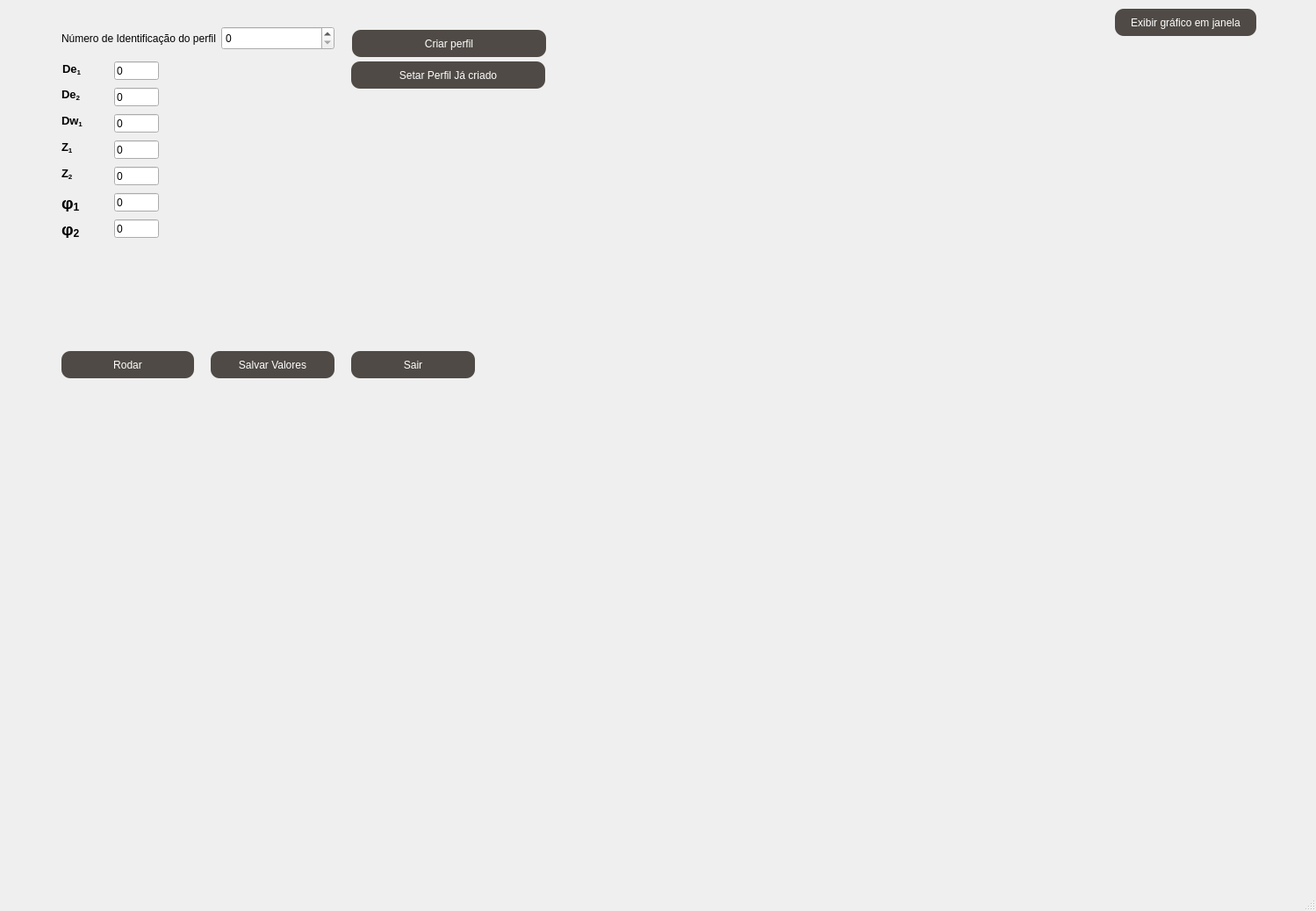
<?xml version="1.0" encoding="UTF-8"?>
<ui version="4.0">
 <class>Interface</class>
 <widget class="QMainWindow" name="Interface">
  <property name="geometry">
   <rect>
    <x>0</x>
    <y>0</y>
    <width>1499</width>
    <height>1038</height>
   </rect>
  </property>
  <property name="windowTitle">
   <string>MainWindow</string>
  </property>
  <widget class="QWidget" name="centralwidget">
   <widget class="QPushButton" name="btn_salvar">
    <property name="geometry">
     <rect>
      <x>240</x>
      <y>400</y>
      <width>141</width>
      <height>31</height>
     </rect>
    </property>
    <property name="sizePolicy">
     <sizepolicy hsizetype="Expanding" vsizetype="Expanding">
      <horstretch>0</horstretch>
      <verstretch>0</verstretch>
     </sizepolicy>
    </property>
    <property name="styleSheet">
     <string notr="true">background-color: rgb(79, 74, 69);
 border-radius: 10px;
 border-color: black;
 color: white;</string>
    </property>
    <property name="text">
     <string>Salvar Valores</string>
    </property>
   </widget>
   <widget class="QPushButton" name="btn_sair">
    <property name="geometry">
     <rect>
      <x>400</x>
      <y>400</y>
      <width>141</width>
      <height>31</height>
     </rect>
    </property>
    <property name="sizePolicy">
     <sizepolicy hsizetype="Expanding" vsizetype="Expanding">
      <horstretch>0</horstretch>
      <verstretch>0</verstretch>
     </sizepolicy>
    </property>
    <property name="styleSheet">
     <string notr="true">background-color: rgb(79, 74, 69);
 border-radius: 10px;
 border-color: black;
 color: white;</string>
    </property>
    <property name="text">
     <string>Sair</string>
    </property>
   </widget>
   <widget class="QPushButton" name="btn_rodar">
    <property name="geometry">
     <rect>
      <x>70</x>
      <y>400</y>
      <width>151</width>
      <height>31</height>
     </rect>
    </property>
    <property name="sizePolicy">
     <sizepolicy hsizetype="Expanding" vsizetype="Expanding">
      <horstretch>0</horstretch>
      <verstretch>0</verstretch>
     </sizepolicy>
    </property>
    <property name="styleSheet">
     <string notr="true">background-color: rgb(79, 74, 69);
 border-radius: 10px;
 border-color: black;
 color: white;</string>
    </property>
    <property name="text">
     <string>Rodar</string>
    </property>
   </widget>
   <widget class="QLabel" name="imagem_fig1">
    <property name="geometry">
     <rect>
      <x>560</x>
      <y>600</y>
      <width>531</width>
      <height>391</height>
     </rect>
    </property>
    <property name="sizePolicy">
     <sizepolicy hsizetype="Expanding" vsizetype="Expanding">
      <horstretch>0</horstretch>
      <verstretch>0</verstretch>
     </sizepolicy>
    </property>
    <property name="toolTip">
     <string>&lt;html&gt;&lt;head/&gt;&lt;body&gt;&lt;p&gt;Rotor Main&lt;/p&gt;&lt;/body&gt;&lt;/html&gt;</string>
    </property>
    <property name="styleSheet">
     <string notr="true"/>
    </property>
    <property name="text">
     <string/>
    </property>
    <property name="pixmap">
     <pixmap>RotorMain.jpg</pixmap>
    </property>
    <property name="scaledContents">
     <bool>true</bool>
    </property>
   </widget>
   <widget class="QWidget" name="layoutWidget">
    <property name="geometry">
     <rect>
      <x>70</x>
      <y>30</y>
      <width>311</width>
      <height>27</height>
     </rect>
    </property>
    <property name="sizePolicy">
     <sizepolicy hsizetype="Expanding" vsizetype="Expanding">
      <horstretch>0</horstretch>
      <verstretch>0</verstretch>
     </sizepolicy>
    </property>
    <layout class="QHBoxLayout" name="horizontalLayout_8">
     <item>
      <widget class="QLabel" name="label_8">
       <property name="sizePolicy">
        <sizepolicy hsizetype="Expanding" vsizetype="Expanding">
         <horstretch>0</horstretch>
         <verstretch>0</verstretch>
        </sizepolicy>
       </property>
       <property name="text">
        <string>Número de Identificação do perfil</string>
       </property>
      </widget>
     </item>
     <item>
      <widget class="QSpinBox" name="numero_perfil_spinBox">
       <property name="sizePolicy">
        <sizepolicy hsizetype="Expanding" vsizetype="Expanding">
         <horstretch>0</horstretch>
         <verstretch>0</verstretch>
        </sizepolicy>
       </property>
       <property name="toolTip">
        <string>&lt;html&gt;&lt;head/&gt;&lt;body&gt;&lt;p&gt;Número de Identificação do perfil&lt;/p&gt;&lt;/body&gt;&lt;/html&gt;</string>
       </property>
      </widget>
     </item>
    </layout>
   </widget>
   <widget class="QLabel" name="label_grafico_matplot">
    <property name="geometry">
     <rect>
      <x>690</x>
      <y>60</y>
      <width>681</width>
      <height>441</height>
     </rect>
    </property>
    <property name="sizePolicy">
     <sizepolicy hsizetype="Expanding" vsizetype="Expanding">
      <horstretch>0</horstretch>
      <verstretch>0</verstretch>
     </sizepolicy>
    </property>
    <property name="text">
     <string/>
    </property>
   </widget>
   <widget class="QWidget" name="toolbar_widget" native="true">
    <property name="geometry">
     <rect>
      <x>680</x>
      <y>10</y>
      <width>751</width>
      <height>41</height>
     </rect>
    </property>
    <property name="sizePolicy">
     <sizepolicy hsizetype="Expanding" vsizetype="Expanding">
      <horstretch>0</horstretch>
      <verstretch>0</verstretch>
     </sizepolicy>
    </property>
    <widget class="QPushButton" name="mostrar_grafico_window">
     <property name="geometry">
      <rect>
       <x>590</x>
       <y>0</y>
       <width>161</width>
       <height>31</height>
      </rect>
     </property>
     <property name="sizePolicy">
      <sizepolicy hsizetype="Expanding" vsizetype="Expanding">
       <horstretch>0</horstretch>
       <verstretch>0</verstretch>
      </sizepolicy>
     </property>
     <property name="styleSheet">
      <string notr="true">background-color: rgb(79, 74, 69);
 border-radius: 10px;
 border-color: black;
 color: white;</string>
     </property>
     <property name="text">
      <string>Exibir gráfico em janela</string>
     </property>
    </widget>
   </widget>
   <widget class="QLineEdit" name="diametro_externo_rotor_principal_macho">
    <property name="geometry">
     <rect>
      <x>130</x>
      <y>70</y>
      <width>51</width>
      <height>21</height>
     </rect>
    </property>
    <property name="sizePolicy">
     <sizepolicy hsizetype="Expanding" vsizetype="Expanding">
      <horstretch>0</horstretch>
      <verstretch>0</verstretch>
     </sizepolicy>
    </property>
    <property name="toolTip">
     <string>&lt;html&gt;&lt;head/&gt;&lt;body&gt;&lt;p&gt;Raio externo do rotor principal (macho)&lt;/p&gt;&lt;/body&gt;&lt;/html&gt;</string>
    </property>
    <property name="text">
     <string extracomment="insira o valor">0</string>
    </property>
   </widget>
   <widget class="QLineEdit" name="raio_Primitivo_do_roto_princ_macho">
    <property name="geometry">
     <rect>
      <x>130</x>
      <y>130</y>
      <width>51</width>
      <height>21</height>
     </rect>
    </property>
    <property name="sizePolicy">
     <sizepolicy hsizetype="Expanding" vsizetype="Expanding">
      <horstretch>0</horstretch>
      <verstretch>0</verstretch>
     </sizepolicy>
    </property>
    <property name="toolTip">
     <string>&lt;html&gt;&lt;head/&gt;&lt;body&gt;&lt;p&gt;Raio primitivo do rotor principal (macho)&lt;/p&gt;&lt;/body&gt;&lt;/html&gt;</string>
    </property>
    <property name="text">
     <string>0</string>
    </property>
   </widget>
   <widget class="QLineEdit" name="numero_lobus_rotorPrincipalMacho">
    <property name="geometry">
     <rect>
      <x>130</x>
      <y>160</y>
      <width>51</width>
      <height>21</height>
     </rect>
    </property>
    <property name="sizePolicy">
     <sizepolicy hsizetype="Expanding" vsizetype="Expanding">
      <horstretch>0</horstretch>
      <verstretch>0</verstretch>
     </sizepolicy>
    </property>
    <property name="toolTip">
     <string>&lt;html&gt;&lt;head/&gt;&lt;body&gt;&lt;p&gt;Número de lóbulos do rotor principal (macho)&lt;/p&gt;&lt;p&gt;&lt;br/&gt;&lt;/p&gt;&lt;/body&gt;&lt;/html&gt;</string>
    </property>
    <property name="text">
     <string>0</string>
    </property>
   </widget>
   <widget class="QLineEdit" name="diametro_externo_do_rotor_sec_femea">
    <property name="geometry">
     <rect>
      <x>130</x>
      <y>100</y>
      <width>51</width>
      <height>21</height>
     </rect>
    </property>
    <property name="sizePolicy">
     <sizepolicy hsizetype="Expanding" vsizetype="Expanding">
      <horstretch>0</horstretch>
      <verstretch>0</verstretch>
     </sizepolicy>
    </property>
    <property name="toolTip">
     <string>&lt;html&gt;&lt;head/&gt;&lt;body&gt;&lt;p&gt;Raio externo do roto secundário (fêmea)&lt;/p&gt;&lt;/body&gt;&lt;/html&gt;</string>
    </property>
    <property name="text">
     <string>0</string>
    </property>
   </widget>
   <widget class="QLineEdit" name="raio_curvatura_ponteDoDente_dorotor2">
    <property name="geometry">
     <rect>
      <x>130</x>
      <y>250</y>
      <width>51</width>
      <height>21</height>
     </rect>
    </property>
    <property name="sizePolicy">
     <sizepolicy hsizetype="Expanding" vsizetype="Expanding">
      <horstretch>0</horstretch>
      <verstretch>0</verstretch>
     </sizepolicy>
    </property>
    <property name="toolTip">
     <string>&lt;html&gt;&lt;head/&gt;&lt;body&gt;&lt;p&gt;Raio de curvatura da ponta do dente do rotor secundario em graus&lt;/p&gt;&lt;/body&gt;&lt;/html&gt;</string>
    </property>
    <property name="text">
     <string>0</string>
    </property>
   </widget>
   <widget class="QLineEdit" name="numero_lobus_rotorSecFemea">
    <property name="geometry">
     <rect>
      <x>130</x>
      <y>190</y>
      <width>51</width>
      <height>21</height>
     </rect>
    </property>
    <property name="sizePolicy">
     <sizepolicy hsizetype="Expanding" vsizetype="Expanding">
      <horstretch>0</horstretch>
      <verstretch>0</verstretch>
     </sizepolicy>
    </property>
    <property name="toolTip">
     <string>&lt;html&gt;&lt;head/&gt;&lt;body&gt;&lt;p&gt;Número de lóbulos do rotor secundário (fêmea)&lt;/p&gt;&lt;p&gt;&lt;br/&gt;&lt;/p&gt;&lt;/body&gt;&lt;/html&gt;</string>
    </property>
    <property name="text">
     <string>0</string>
    </property>
   </widget>
   <widget class="QLineEdit" name="raio_curvatura_ponteDoDente_dorotor1">
    <property name="geometry">
     <rect>
      <x>130</x>
      <y>220</y>
      <width>51</width>
      <height>21</height>
     </rect>
    </property>
    <property name="sizePolicy">
     <sizepolicy hsizetype="Expanding" vsizetype="Expanding">
      <horstretch>0</horstretch>
      <verstretch>0</verstretch>
     </sizepolicy>
    </property>
    <property name="toolTip">
     <string>&lt;html&gt;&lt;head/&gt;&lt;body&gt;&lt;p&gt;Raio de curvatura da ponta do dente do rotor principal em graus&lt;/p&gt;&lt;/body&gt;&lt;/html&gt;</string>
    </property>
    <property name="text">
     <string>0</string>
    </property>
   </widget>
   <widget class="QLabel" name="label">
    <property name="geometry">
     <rect>
      <x>71</x>
      <y>71</y>
      <width>41</width>
      <height>16</height>
     </rect>
    </property>
    <property name="sizePolicy">
     <sizepolicy hsizetype="Expanding" vsizetype="Expanding">
      <horstretch>0</horstretch>
      <verstretch>0</verstretch>
     </sizepolicy>
    </property>
    <property name="text">
     <string>&lt;html&gt;&lt;head/&gt;&lt;body&gt;&lt;p&gt;&lt;span style=&quot; font-size:10pt; font-weight:600;&quot;&gt;De&lt;/span&gt;&lt;span style=&quot; font-size:10pt; font-weight:600; vertical-align:sub;&quot;&gt;1&lt;/span&gt;&lt;/p&gt;&lt;/body&gt;&lt;/html&gt;</string>
    </property>
    <property name="textFormat">
     <enum>Qt::AutoText</enum>
    </property>
   </widget>
   <widget class="QLabel" name="label_6">
    <property name="geometry">
     <rect>
      <x>70</x>
      <y>220</y>
      <width>51</width>
      <height>21</height>
     </rect>
    </property>
    <property name="sizePolicy">
     <sizepolicy hsizetype="Expanding" vsizetype="Expanding">
      <horstretch>0</horstretch>
      <verstretch>0</verstretch>
     </sizepolicy>
    </property>
    <property name="text">
     <string>&lt;html&gt;&lt;head/&gt;&lt;body&gt;&lt;p&gt;&lt;span style=&quot; font-size:14pt; font-weight:600;&quot;&gt;φ&lt;/span&gt;&lt;span style=&quot; font-size:14pt; font-weight:600; vertical-align:sub;&quot;&gt;1&lt;/span&gt;&lt;/p&gt;&lt;/body&gt;&lt;/html&gt;</string>
    </property>
   </widget>
   <widget class="QLabel" name="label_5">
    <property name="geometry">
     <rect>
      <x>70</x>
      <y>190</y>
      <width>31</width>
      <height>16</height>
     </rect>
    </property>
    <property name="sizePolicy">
     <sizepolicy hsizetype="Expanding" vsizetype="Expanding">
      <horstretch>0</horstretch>
      <verstretch>0</verstretch>
     </sizepolicy>
    </property>
    <property name="text">
     <string>&lt;html&gt;&lt;head/&gt;&lt;body&gt;&lt;p&gt;&lt;span style=&quot; font-size:10pt; font-weight:600;&quot;&gt;Z&lt;/span&gt;&lt;span style=&quot; font-size:10pt; font-weight:600; vertical-align:sub;&quot;&gt;2&lt;/span&gt;&lt;/p&gt;&lt;/body&gt;&lt;/html&gt;</string>
    </property>
   </widget>
   <widget class="QLabel" name="label_2">
    <property name="geometry">
     <rect>
      <x>70</x>
      <y>100</y>
      <width>41</width>
      <height>16</height>
     </rect>
    </property>
    <property name="sizePolicy">
     <sizepolicy hsizetype="Expanding" vsizetype="Expanding">
      <horstretch>0</horstretch>
      <verstretch>0</verstretch>
     </sizepolicy>
    </property>
    <property name="text">
     <string>&lt;html&gt;&lt;head/&gt;&lt;body&gt;&lt;p&gt;&lt;span style=&quot; font-size:10pt; font-weight:600;&quot;&gt;De&lt;/span&gt;&lt;span style=&quot; font-size:10pt; font-weight:600; vertical-align:sub;&quot;&gt;2&lt;/span&gt;&lt;/p&gt;&lt;/body&gt;&lt;/html&gt;</string>
    </property>
   </widget>
   <widget class="QLabel" name="label_7">
    <property name="geometry">
     <rect>
      <x>70</x>
      <y>250</y>
      <width>51</width>
      <height>21</height>
     </rect>
    </property>
    <property name="sizePolicy">
     <sizepolicy hsizetype="Expanding" vsizetype="Expanding">
      <horstretch>0</horstretch>
      <verstretch>0</verstretch>
     </sizepolicy>
    </property>
    <property name="text">
     <string>&lt;html&gt;&lt;head/&gt;&lt;body&gt;&lt;p&gt;&lt;span style=&quot; font-size:14pt; font-weight:600;&quot;&gt;φ&lt;/span&gt;&lt;span style=&quot; font-size:14pt; font-weight:600; vertical-align:sub;&quot;&gt;2&lt;/span&gt;&lt;/p&gt;&lt;/body&gt;&lt;/html&gt;</string>
    </property>
   </widget>
   <widget class="QLabel" name="label_4">
    <property name="geometry">
     <rect>
      <x>70</x>
      <y>160</y>
      <width>31</width>
      <height>16</height>
     </rect>
    </property>
    <property name="sizePolicy">
     <sizepolicy hsizetype="Expanding" vsizetype="Expanding">
      <horstretch>0</horstretch>
      <verstretch>0</verstretch>
     </sizepolicy>
    </property>
    <property name="text">
     <string>&lt;html&gt;&lt;head/&gt;&lt;body&gt;&lt;p&gt;&lt;span style=&quot; font-size:10pt; font-weight:600;&quot;&gt;Z&lt;/span&gt;&lt;span style=&quot; font-size:10pt; font-weight:600; vertical-align:sub;&quot;&gt;1&lt;/span&gt;&lt;/p&gt;&lt;/body&gt;&lt;/html&gt;</string>
    </property>
   </widget>
   <widget class="QLabel" name="label_3">
    <property name="geometry">
     <rect>
      <x>70</x>
      <y>130</y>
      <width>41</width>
      <height>16</height>
     </rect>
    </property>
    <property name="sizePolicy">
     <sizepolicy hsizetype="Expanding" vsizetype="Expanding">
      <horstretch>0</horstretch>
      <verstretch>0</verstretch>
     </sizepolicy>
    </property>
    <property name="text">
     <string>&lt;html&gt;&lt;head/&gt;&lt;body&gt;&lt;p&gt;&lt;span style=&quot; font-size:10pt; font-weight:600;&quot;&gt;Dw&lt;/span&gt;&lt;span style=&quot; font-size:10pt; font-weight:600; vertical-align:sub;&quot;&gt;1&lt;/span&gt;&lt;/p&gt;&lt;/body&gt;&lt;/html&gt;</string>
    </property>
   </widget>
   <widget class="QLabel" name="imagem_fig2">
    <property name="geometry">
     <rect>
      <x>20</x>
      <y>600</y>
      <width>531</width>
      <height>391</height>
     </rect>
    </property>
    <property name="sizePolicy">
     <sizepolicy hsizetype="Expanding" vsizetype="Expanding">
      <horstretch>0</horstretch>
      <verstretch>0</verstretch>
     </sizepolicy>
    </property>
    <property name="toolTip">
     <string>&lt;html&gt;&lt;head/&gt;&lt;body&gt;&lt;p&gt;Rotor Gate&lt;/p&gt;&lt;/body&gt;&lt;/html&gt;</string>
    </property>
    <property name="styleSheet">
     <string notr="true"/>
    </property>
    <property name="text">
     <string/>
    </property>
    <property name="pixmap">
     <pixmap>RotorGate.jpg</pixmap>
    </property>
    <property name="scaledContents">
     <bool>true</bool>
    </property>
   </widget>
   <widget class="QPushButton" name="btn_definir_perfil">
    <property name="geometry">
     <rect>
      <x>400</x>
      <y>70</y>
      <width>221</width>
      <height>31</height>
     </rect>
    </property>
    <property name="sizePolicy">
     <sizepolicy hsizetype="Expanding" vsizetype="Expanding">
      <horstretch>0</horstretch>
      <verstretch>0</verstretch>
     </sizepolicy>
    </property>
    <property name="toolTip">
     <string>&lt;html&gt;&lt;head/&gt;&lt;body&gt;&lt;p&gt;Coloque o numero ID de um perfil que já foi criado e clique no botao&lt;/p&gt;&lt;p&gt;&lt;br/&gt;&lt;/p&gt;&lt;/body&gt;&lt;/html&gt;</string>
    </property>
    <property name="styleSheet">
     <string notr="true">background-color: rgb(79, 74, 69);
 border-radius: 10px;
 border-color: black;
 color: white;</string>
    </property>
    <property name="text">
     <string>Setar Perfil Já criado</string>
    </property>
   </widget>
   <widget class="QPushButton" name="btn_criar_perfil">
    <property name="geometry">
     <rect>
      <x>401</x>
      <y>34</y>
      <width>221</width>
      <height>31</height>
     </rect>
    </property>
    <property name="sizePolicy">
     <sizepolicy hsizetype="Expanding" vsizetype="Expanding">
      <horstretch>0</horstretch>
      <verstretch>0</verstretch>
     </sizepolicy>
    </property>
    <property name="toolTip">
     <string>&lt;html&gt;&lt;head/&gt;&lt;body&gt;&lt;p&gt;Incremente o numero de ID para um novo valor&lt;/p&gt;&lt;p&gt; - Digite os novos valores nas caixas&lt;/p&gt;&lt;p&gt; - Clique em rodar &lt;/p&gt;&lt;/body&gt;&lt;/html&gt;</string>
    </property>
    <property name="styleSheet">
     <string notr="true">background-color: rgb(79, 74, 69);
 border-radius: 10px;
 border-color: black;
 color: white;</string>
    </property>
    <property name="text">
     <string>Criar perfil</string>
    </property>
   </widget>
  </widget>
  <widget class="QStatusBar" name="statusbar"/>
  <widget class="QMenuBar" name="menubar">
   <property name="geometry">
    <rect>
     <x>0</x>
     <y>0</y>
     <width>1499</width>
     <height>21</height>
    </rect>
   </property>
  </widget>
 </widget>
 <resources/>
 <connections>
  <connection>
   <sender>btn_sair</sender>
   <signal>clicked()</signal>
   <receiver>Interface</receiver>
   <slot>close()</slot>
   <hints>
    <hint type="sourcelabel">
     <x>470</x>
     <y>470</y>
    </hint>
    <hint type="destinationlabel">
     <x>338</x>
     <y>279</y>
    </hint>
   </hints>
  </connection>
 </connections>
</ui>
